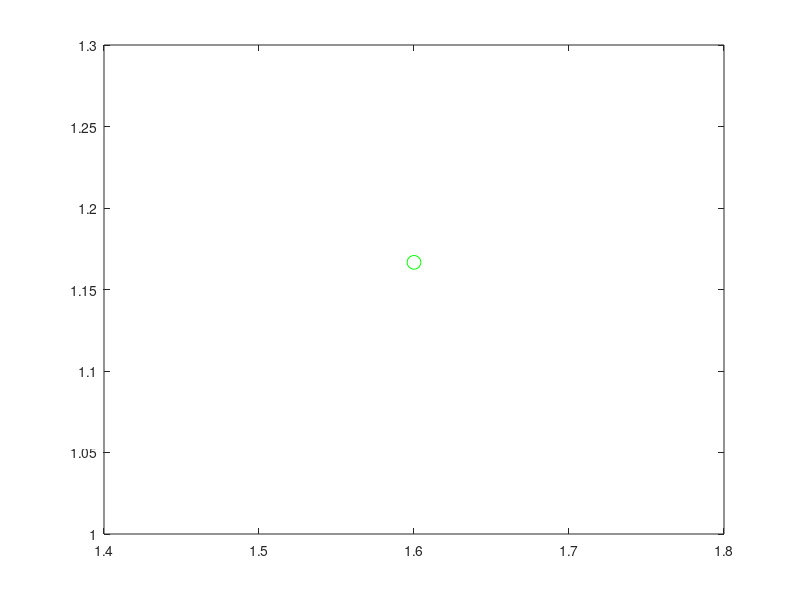

The MATLAB script that drew this image: (Note: this script raises an error after producing the figure.)
% construction de la courbe P/V pour un pont
% (adimensionalisation par le rayon)

close all;


% CAS L=4, SANS GRAVITE
global Bo RR dpdz alphac Weta Wxi verbosity beta discretization nbdim Vref;



L = 4;

nbdim = 3; % 3d or 2d
Bo = 1;
RR = 1;
dpdz = .0;
Weta = 1;
Wxi = 1;

beta = -1;
discretization = 'FD';
verbosity = 0;
Vref = pi*L;



% solution limite theorique : deux portions de sphere de rayon Rc tel que
% Rc^2 = R^2 + (Rc-L/2)^2 
F = @(x)(x^2-1-(x-L/2)^2);
Rc = fzero(F,1.5)

%alphaCC = atan(L/(4*RR))
%Rc = RR/sin(alphaCC)


%  Rc = 
Kl = 2/Rc;
Vl = 2*pi/3*(L/2)^2*(3*Rc-L/2);% formule volume d'une calotte spherique
figure(21);
plot(Kl,Vl/Vref,'go','MarkerSize',10);
hold on;





% geometrie initiale : pont cylindrique
t = [0:.005:1];
R0 = RR*ones(size(t));
Z0 = L*t;



R = R0;
Z = Z0;
P = 1;
V = 1; 
[R,Z,P,V] = Newton_P(R0,Z0,P,V,1);
figure(10);
hold on;
plot(R,Z,'r');
figure(21);
plot(P,V/Vref,'rs','MarkerSize',10);

Pbif = 1.475;

% continuation en montant P 
[R,Z,P,V] = Loop_P(R,Z,P,V,(Pbif-1)/10,10);

% point de bifurcation
[Rbif,Zbif,Pbif,Vbif] = Newton_P(R,Z,P,V,P);

[R,Z,P,V] = Loop_P(R,Z,P,V,.05,30);

%remontee
 [R,Z,P,V] = Loop_V(R,Z,P,V,.4,50);

%solution limite deux spheres qui se touchent
[Rlim,Zlim,Plim,Vlim] = Newton_P(R,Z,P,V,P);
figure(10);
plot(Rlim,Zlim,'g')




% branche asymetrique : point limite
alpha = asin(2*RR/L);
tt = pi*t-alpha;
Ra = L/2*abs(sin(tt));
Za = L/2*(((tt>0).*cos(tt)+(tt<0).*(2-cos(tt)))+cos(alpha));
Va = L^3*pi/6;
Pa = 4/L;

figure(21);
hold on;
plot(Pa,Va/Vref,'bo','MarkerSize',10);

figure(10);
plot(Ra,Za,'b');
hold on;


% construction de la branche asymetrique

%Ra = L/2*.8*abs(sin(tt))+.2*R;
%Za = L/2*(((1+tanh(5*tt))/2.*cos(tt)+(1-tanh(5*tt))/2.*(2-cos(tt)))+cos(alpha));
%Z00 = (sqrt((L/2)^2-RR^2)+L/2);
%Za = L*t;
%Ra = 1./(1+9*exp(-100*(Za-Z00).^2))+L*t.*(1-t);
%Ra = Ra-(Ra(1)-1)+t*(Ra(1)-Ra(length(Ra))) ;
%figure(10);
%plot(Ra,Za,'g:');
%hold on;
%[R,Z,P,V] = Loop_P(Ra,Za,Pa+.3,Va,+.05,100);

dpdz = -0.001;
Loop_P(Rbif,Zbif,Pbif,Vbif,(Pa-Pbif)/50,50);

dpdz = 0;


% au passage on attrape la solution d'equilibre final 
% (volume = celui des deux portions de spheres)
[Rf,Zf,Pf,Vf] = Newton_V(R0,Z0,1,0,Vl);
figure(21);
plot(Pf,Vf/Vref,'go','MarkerSize',10);
figure(10);
plot(Rf,Zf,'g')

% continuation en descendant P  pour les ponts bombes
[R,Z,P,V] = Loop_V(R0,Z0,1,Vref,.1*Vref,100);
[R,Z,P,V] = Loop_V(R,Z,P,V,.02*Vref,100);


%%%%% BRANCHE A DEUX COLS
% Resultats theoriques points de terminaison :
Rt1 = 1;
Vt1 = 2*4*pi/3;
Pt1 = 2;

%f = @(x)(4*x-2*sqrt(x^2-1))-L
Rt2 = 1.6667;
Pt2 = 2/Rt2;

% Remarque : la branche apparait pour L = 3.464 ; R = 1.15





% mise en forme des figures

figure(21);
grid on;
xlabel('P')
ylabel('V')

% raccord pour faire joli
Ptt = [1.076 1];
Vtt = [2.072 2.6667];
plot(Ptt,Vtt,'r');


figure(10);
plot(R0,Z0,'r')
plot(R0*0,Z0,'k-.')
plot(1,0,'k.')
plot(1,L,'k.')
grid off;



figure(31);
grid on;
figure(32);
grid on;

